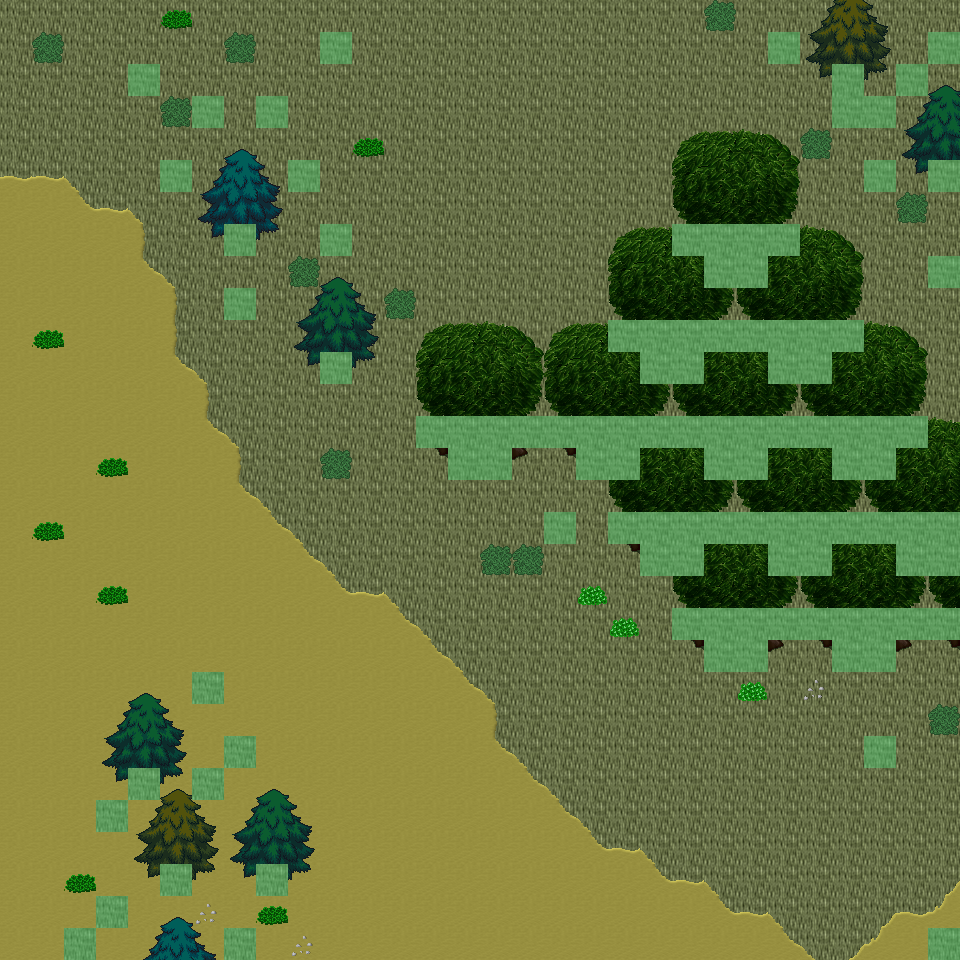

Tiled map render using the project's own tile images. Description and the map definition, with tile-layer contents summarised, below:
An orthogonal 30x30 tile map with 32x32 px tiles, 6 tile layers (Ground, Object, Object2, Above, ...), 23 tilesets and 10 objects (10x mapExit).

<map version="1.0" orientation="orthogonal" renderorder="right-down" width="30" height="30" tilewidth="32" tileheight="32" nextobjectid="11">
  <tileset firstgid="1" name="tileset_ground_ground" tilewidth="32" tileheight="32" tilecount="33" columns="3">
    <image source="../drawable/tileset_ground_ground.png" width="96" height="352" />
  </tileset>
  <tileset firstgid="34" name="tileset_ground_ridge_earth_dark" tilewidth="32" tileheight="32" tilecount="96" columns="12">
    <image source="../drawable/tileset_ground_ridge_earth_dark.png" width="384" height="256" />
  </tileset>
  <tileset firstgid="130" name="tileset_logic_collision" tilewidth="32" tileheight="32" tilecount="1" columns="1">
    <image source="../drawable/tileset_logic_collision.png" width="32" height="32" />
  </tileset>
  <tileset firstgid="131" name="tileset_logic_creature_animal" tilewidth="32" tileheight="32" tilecount="32" columns="8">
    <image source="../drawable/tileset_logic_creature_animal.png" width="256" height="128" />
  </tileset>
  <tileset firstgid="163" name="tileset_ground_earth_edges" tilewidth="32" tileheight="32" tilecount="18" columns="6">
    <image source="../drawable/tileset_ground_earth_edges.png" width="192" height="96" />
  </tileset>
  <tileset firstgid="181" name="tileset_plant_grasses" tilewidth="32" tileheight="32" tilecount="6" columns="3">
    <image source="../drawable/tileset_plant_grasses.png" width="96" height="64" />
  </tileset>
  <tileset firstgid="187" name="tileset_ground_earth_edges_yellowgreen" tilewidth="32" tileheight="32" tilecount="15" columns="5">
    <image source="../drawable/tileset_ground_earth_edges_yellowgreen.png" width="160" height="96" />
  </tileset>
  <tileset firstgid="202" name="tileset_ground_grass_corners" tilewidth="32" tileheight="32" tilecount="24" columns="6">
    <image source="../drawable/tileset_ground_grass_corners.png" width="192" height="128" />
  </tileset>
  <tileset firstgid="226" name="tileset_plant_tree_tree_darkgreen" tilewidth="32" tileheight="32" tilecount="88" columns="8">
    <image source="../drawable/tileset_plant_tree_tree_darkgreen.png" width="256" height="352" />
  </tileset>
  <tileset firstgid="314" name="tileset_plant_tree_evergreen" tilewidth="32" tileheight="32" tilecount="36" columns="3">
    <image source="../drawable/tileset_plant_tree_evergreen.png" width="96" height="384" />
  </tileset>
  <tileset firstgid="350" name="tileset_plant_bush_various_small" tilewidth="32" tileheight="32" tilecount="9" columns="3">
    <image source="../drawable/tileset_plant_bush_various_small.png" width="96" height="96" />
  </tileset>
  <tileset firstgid="359" name="tileset_plant_bush_bushes" tilewidth="32" tileheight="32" tilecount="10" columns="5">
    <image source="../drawable/tileset_plant_bush_bushes.png" width="160" height="64" />
  </tileset>
  <tileset firstgid="369" name="tileset_building_decoration_rocks" tilewidth="32" tileheight="32" tilecount="6" columns="3">
    <image source="../drawable/tileset_building_decoration_rocks.png" width="96" height="64" />
  </tileset>
  <tileset firstgid="375" name="tileset_ground_stonecircle" tilewidth="32" tileheight="32" tilecount="81" columns="9">
    <image source="../drawable/tileset_ground_stonecircle.png" width="288" height="288" />
  </tileset>
  <tileset firstgid="456" name="tileset_ground_rock_rocks" tilewidth="32" tileheight="32" tilecount="4" columns="2">
    <image source="../drawable/tileset_ground_rock_rocks.png" width="64" height="64" />
  </tileset>
  <tileset firstgid="460" name="tileset_building_decoration_orbpedestal" tilewidth="32" tileheight="32" tilecount="2" columns="1">
    <image source="../drawable/tileset_building_decoration_orbpedestal.png" width="32" height="64" />
  </tileset>
  <tileset firstgid="462" name="tileset_building_house_chalet" tilewidth="32" tileheight="32" tilecount="56" columns="7">
    <image source="../drawable/tileset_building_house_chalet.png" width="224" height="256" />
  </tileset>
  <tileset firstgid="518" name="tileset_building_tower_chalet" tilewidth="32" tileheight="32" tilecount="16" columns="2">
    <image source="../drawable/tileset_building_tower_chalet.png" width="64" height="256" />
  </tileset>
  <tileset firstgid="534" name="tileset_plant_bush_bush_pinks" tilewidth="32" tileheight="32" tilecount="4" columns="2">
    <image source="../drawable/tileset_plant_bush_bush_pinks.png" width="64" height="64" />
  </tileset>
  <tileset firstgid="538" name="tileset_ground_dry_grass" tilewidth="32" tileheight="32" tilecount="54" columns="9">
    <image source="../drawable/tileset_ground_dry_grass.png" width="288" height="192" />
  </tileset>
  <tileset firstgid="592" name="tileset_object_rock_pillars_stone" tilewidth="32" tileheight="32" tilecount="36" columns="6">
    <image source="../drawable/tileset_object_rock_pillars_stone.png" width="192" height="192" />
  </tileset>
  <tileset firstgid="628" name="tileset_building_door_brown_door" tilewidth="32" tileheight="32" tilecount="3" columns="1">
    <image source="../drawable/tileset_building_door_brown_door.png" width="32" height="96" />
  </tileset>
  <tileset firstgid="631" name="tileset_logic_creature_fowl" tilewidth="32" tileheight="32" tilecount="6" columns="6">
    <image source="../drawable/tileset_logic_creature_fowl.png" width="192" height="32" />
  </tileset>
  <layer name="Ground" width="30" height="30">
    <data>[900 cells, 900 non-empty, 2 distinct tile ids]</data>
  </layer>
  <layer name="Object" width="30" height="30">
    <data>[900 cells, 186 non-empty, 26 distinct tile ids]</data>
  </layer>
  <layer name="Object2" width="30" height="30">
    <data>[900 cells, 0 non-empty, 0 distinct tile ids]</data>
  </layer>
  <layer name="Above" width="30" height="30">
    <data>[900 cells, 171 non-empty, 30 distinct tile ids]</data>
  </layer>
  <layer name="Above2" width="30" height="30">
    <data>[900 cells, 66 non-empty, 14 distinct tile ids]</data>
  </layer>
  <layer name="Walkable" width="30" height="30">
    <data>[900 cells, 104 non-empty, 1 distinct tile ids]</data>
  </layer>
  <objectgroup name="MapEvents">
    <object id="1" name="north" type="mapExit" x="0" y="0" width="960" height="32">
      <properties>
        <property name="map" value="level_0_x170_y8" />
        <property name="x" value="0" />
        <property name="y" value="28" />
      </properties>
    </object>
    <object id="2" name="south" type="mapExit" x="0" y="928" width="64" height="32">
      <properties>
        <property name="map" value="level_0_x170_y10" />
        <property name="x" value="0" />
        <property name="y" value="1" />
      </properties>
    </object>
    <object id="3" name="south2" type="mapExit" x="96" y="928" width="128" height="32">
      <properties>
        <property name="map" value="level_0_x170_y10" />
        <property name="x" value="3" />
        <property name="y" value="1" />
      </properties>
    </object>
    <object id="4" name="south3" type="mapExit" x="256" y="928" width="672" height="32">
      <properties>
        <property name="map" value="level_0_x170_y10" />
        <property name="x" value="8" />
        <property name="y" value="1" />
      </properties>
    </object>
    <object id="5" name="east" type="mapExit" x="928" y="0" width="32" height="32">
      <properties>
        <property name="map" value="level_0_x171_y9" />
        <property name="x" value="1" />
        <property name="y" value="0" />
      </properties>
    </object>
    <object id="6" name="east2" type="mapExit" x="928" y="64" width="32" height="96">
      <properties>
        <property name="map" value="level_0_x171_y9" />
        <property name="x" value="1" />
        <property name="y" value="2" />
      </properties>
    </object>
    </objectgroup>
</map>
<!-- 4 of 10 objects omitted -->
